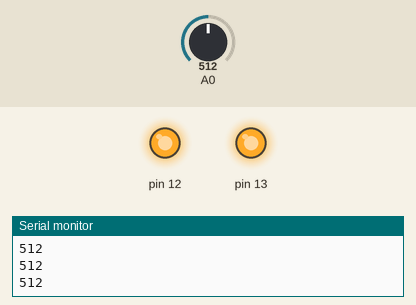
Simulated run of this sketch. Board: Arduino Uno, built with avr-gcc and run on an emulated ATmega328P. Shown: output pins drawn as LEDs (lit = HIGH), the last lines printed to the serial monitor. The test bench sets the inputs (shaded band); at power-on: A0 = 512.

Above: at 1.2 s.
1.3 s: A0 set to 208
2.8 s: A0 set to 192
At 3.1 s:
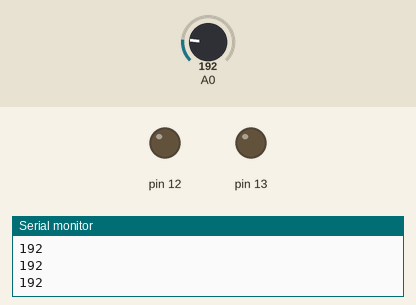
4.3 s: A0 set to 210
At 5.2 s:
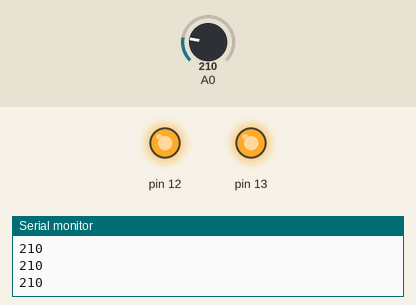
5.8 s: A0 set to 190
At 6.4 s:
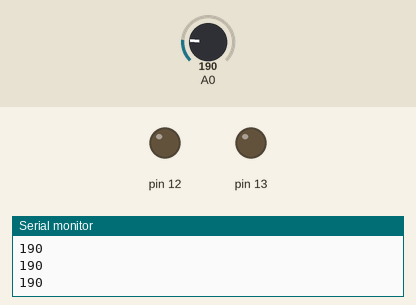
Timing chart, 0 to 8.3 s (numbered marks = the images above; inputs shaded):
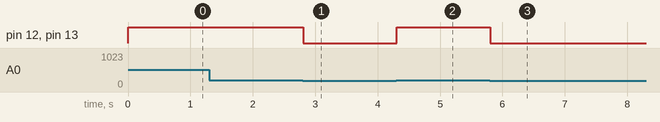

The sketch:

SensordeTemperatura.ino
```cpp
int TMPvalor = 0;

void setup()
{
  pinMode(A0, INPUT);
  Serial.begin(9600);

  pinMode(13, OUTPUT);
  pinMode(12, OUTPUT);
}

void loop()
{
  TMPvalor = analogRead(A0);
  Serial.println(TMPvalor);
  if (TMPvalor > 200) {
    digitalWrite(13, HIGH);
    digitalWrite(12, HIGH);
  } else {
        digitalWrite(13, LOW);
        digitalWrite(12, LOW);
  }
  delay(10);
}
```

Measured:
- the behaviour switches between 201 and 200 on A0 (found by bisection; images 0 and 1)
- after the input at 2.8 s, pin 12, pin 13: HIGH → LOW at once
- after the input at 4.3 s, pin 12, pin 13: LOW → HIGH at once
- after the input at 5.8 s, pin 12, pin 13: HIGH → LOW at once
